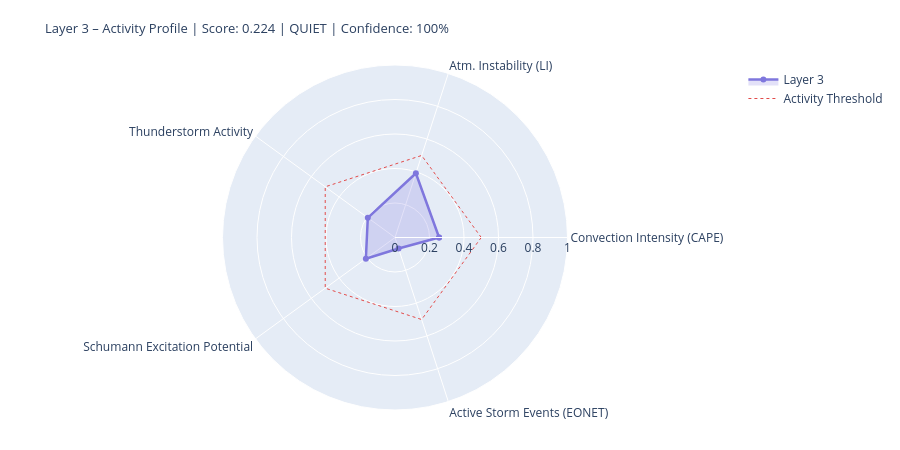

The cell this chart's notebook holds for it:
### Markdown cell above
---
## 4. State Assessment & Handoff to Layer 4/5

### Code cell
# ============================================================
# LAYER-3-SCORE
# Five dynamic components
# ============================================================

def norm(v, lo, hi):
    if v is None or (isinstance(v, float) and math.isnan(v)): return None
    return round(max(0.0, min(1.0, (v - lo) / (hi - lo))), 4)

# --- 1) Convection intensity (global CAPE mean) ---
cape_mean = df_atm['cape'].dropna().mean() if not df_atm.empty else None
conv_score = norm(cape_mean, 0, 3000)
conv_src   = 'primary' if cape_mean is not None else 'missing'

# --- 2) Atmospheric instability (LI mean) ---
li_mean   = df_atm['li'].dropna().mean() if not df_atm.empty else None
# Negative LI = unstable → higher score
instab_score = norm(-li_mean if li_mean is not None else None, -6, 6)
instab_src   = 'primary' if li_mean is not None else 'missing'

# --- 3) Thunderstorm activity (mean thunder score + WMO count) ---
thunder_mean = df_atm['thunder_score'].mean() if not df_atm.empty else None
n_thunder    = int(df_atm['thunderstorm'].sum()) if not df_atm.empty else 0
thunder_score_val = norm(
    (thunder_mean or 0) * 0.7 + n_thunder * 0.1, 0, 1.0
) if thunder_mean is not None else None
thunder_src = 'primary'

# --- 4) Schumann excitation potential (weighted Schumann contribution) ---
schumann_pot = df_atm['schumann_contribution'].mean() if not df_atm.empty else None
# Boosted by Layer-2 thunderstorm trigger
if schumann_pot is not None and l2_thunder:
    schumann_pot = min(1.0, schumann_pot * 1.2)
schumann_score = norm(schumann_pot, 0, 1.0) if schumann_pot is not None else None
schumann_src   = 'derived'

# --- 5) Storm activity (NASA EONET) ---
# Distinction: None = data not loaded, 0.0 = loaded but no events
storm_score = None
storm_src   = 'missing'
if raw.get('storms') is not None:          # API reached successfully
    storm_score = norm(len(storm_events), 0, 30) if storm_events else 0.0
    storm_src   = 'primary'

# X-Ray and Kp: context only, not in dynamic score
# (X-Ray = Layer-0/4 driver; Kp = geomagnetic index, not a lightning proxy)
xray_context = None
if raw.get('xray'):
    df_xc = pd.DataFrame(raw['xray'])
    fc = next((c for c in df_xc.columns
               if any(k in c.lower() for k in ['flux','long']) and 'time' not in c.lower()),
              df_xc.columns[1])
    df_xc[fc] = pd.to_numeric(df_xc[fc], errors='coerce')
    xray_last = df_xc[fc].dropna().iloc[-1] if not df_xc[fc].dropna().empty else None
    if xray_last:
        xray_class = ('X' if xray_last>=1e-4 else 'M' if xray_last>=1e-5
                      else 'C' if xray_last>=1e-6 else 'B')
        xray_context = {'flux': float(xray_last), 'class': xray_class}
        print(f'X-Ray context: {xray_class}-class ({xray_last:.2e} W/m²)')

# --- Aggregate ---
COMPONENTS = {
    'Convection Intensity (CAPE)':  {'score': conv_score,       'source': conv_src,    'dynamic': True},
    'Atm. Instability (LI)':         {'score': instab_score,     'source': instab_src,  'dynamic': True},
    'Thunderstorm Activity':              {'score': thunder_score_val, 'source': thunder_src, 'dynamic': True},
    'Schumann Excitation Potential':   {'score': schumann_score,   'source': schumann_src,'dynamic': True},
    'Active Storm Events (EONET)': {'score': storm_score,      'source': storm_src,   'dynamic': True},
}

available   = {k: v['score'] for k, v in COMPONENTS.items() if v['score'] is not None}
unavailable = [k for k, v in COMPONENTS.items() if v['score'] is None]
layer3_score = round(sum(available.values()) / len(available), 4) if available else None
confidence   = round(len(available) / len(COMPONENTS), 2)
level = ('unknown' if layer3_score is None
         else 'quiet'   if layer3_score < 0.3
         else 'moderate' if layer3_score < 0.6
         else 'active')
dominant_l3 = max(available, key=available.get) if available else 'none'

# --- Ausgabe ---
W = 68
print('=' * W)
print('LAYER 3 – ATMOSPHERE / WEATHER / THUNDERSTORMS – STATE ASSESSMENT')
print('=' * W)
for name, comp in COMPONENTS.items():
    s = comp['score']
    if s is not None:
        bar = '█' * int(s * 20) + '░' * (20 - int(s * 20))
        print(f'  {name:<36} {bar}  {s:.3f}  [{comp["source"]}]')
    else:
        print(f'  {name:<36} {"─" * 20}  n/a   [missing]')
print('-' * W)
print(f'  Score:        {layer3_score:.3f}  ({len(available)}/{len(COMPONENTS)} components)')
print(f'  Confidence:   {confidence:.0%}')
print(f'  Level:        {level.upper()}')
print(f'  Dominant:     {dominant_l3}')
print(f'  CAPE mean:    {cape_mean:.0f} J/kg' if cape_mean else '  CAPE mean:    n/a')
print(f'  LI mean:      {li_mean:.1f} K' if li_mean is not None else '  LI mean:      n/a')
print(f'  Thunderstorms:{n_thunder} points (WMO)  +  {len(storm_events)} NASA EONET')
print('=' * W)

# Radar
cats   = list(available.keys())
vals_r = list(available.values())
if len(cats) >= 3:
    fig = go.Figure()
    fig.add_trace(go.Scatterpolar(
        r=vals_r + [vals_r[0]], theta=cats + [cats[0]],
        fill='toself', fillcolor='rgba(127,119,221,0.22)',
        line=dict(color='#7F77DD', width=2.5), name='Layer 3'
    ))
    fig.add_trace(go.Scatterpolar(
        r=[0.5] * (len(cats)+1), theta=cats + [cats[0]],
        line=dict(color='#E24B4A', dash='dot', width=1),
        mode='lines', name='Activity Threshold'
    ))
    fig.update_layout(
        title=dict(
            text=f'Layer 3 – Activity Profile | Score: {layer3_score:.3f} | {level.upper()} | Confidence: {confidence:.0%}',
            font=dict(size=13)
        ),
        polar=dict(radialaxis=dict(visible=True, range=[0, 1])),
        height=450, showlegend=True,
        margin=dict(l=60, r=60, t=65, b=40)
    )
    fig.show()

### Figure 1 — Plotly figure (JSON) as saved in the notebook; plotly's stock layout.template omitted (floating-point values rounded to 4 significant figures)
{"data": [{"fill": "toself", "fillcolor": "rgba(127,119,221,0.22)", "line": {"color": "#7F77DD", "width": 2.5}, "name": "Layer 3", "r": [0.2556, 0.3917, 0.1948, 0.2088, 0.0667, 0.2556], "theta": ["Convection Intensity (CAPE)", "Atm. Instability (LI)", "Thunderstorm Activity", "Schumann Excitation Potential", "Active Storm Events (EONET)", "Convection Intensity (CAPE)"], "type": "scatterpolar"}, {"line": {"color": "#E24B4A", "dash": "dot", "width": 1}, "mode": "lines", "name": "Activity Threshold", "r": [0.5, 0.5, 0.5, 0.5, 0.5, 0.5], "theta": ["Convection Intensity (CAPE)", "Atm. Instability (LI)", "Thunderstorm Activity", "Schumann Excitation Potential", "Active Storm Events (EONET)", "Convection Intensity (CAPE)"], "type": "scatterpolar"}], "layout": {"height": 450, "margin": {"b": 40, "l": 60, "r": 60, "t": 65}, "polar": {"radialaxis": {"range": [0, 1], "visible": true}}, "showlegend": true, "title": {"font": {"size": 13}, "text": "Layer 3 – Activity Profile | Score: 0.224 | QUIET | Confidence: 100%"}}}
